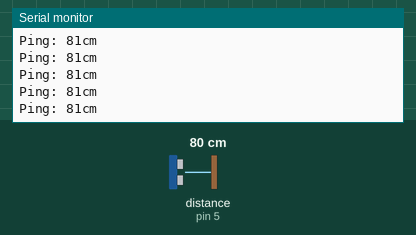
A sketch run on a simulated Arduino Uno, built with avr-gcc and run on an emulated ATmega328P. Parts: the last lines printed to the serial monitor. The inputs (shaded band) are chosen by the test bench; at power-on: distance to the obstacle (sensor on pin 5) 80 cm. The echo pulse lasts 58.3 µs per cm.

Above: at 1.2 s.
1.3 s: distance to the obstacle (sensor on pin 5) set to 2 cm
At 1.34 s:
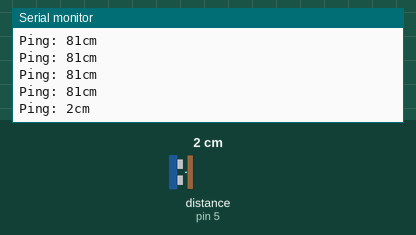
2.8 s: distance to the obstacle (sensor on pin 5) set to 60 cm
At 2.87 s:
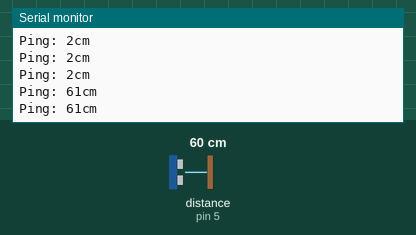
Timing chart, 0 to 5.8 s (numbered marks = the images above; inputs shaded):
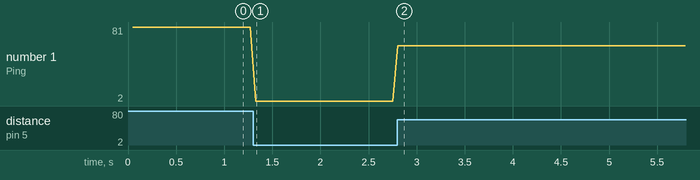

The sketch:

sketch_sep18a.ino
```cpp
#include <NewPing.h>


#define TRIGGER_PIN  4


#define ECHO_PIN     5
#define MAX_DISTANCE 200


NewPing sonar(TRIGGER_PIN, ECHO_PIN, MAX_DISTANCE);


void setup() {


  Serial.begin(9600);


}


void loop() {


  delay(50);


  Serial.print("Ping: ");


  Serial.print(sonar.ping_cm());


  Serial.println("cm");


}
```

Measured:
- after the input at 1.3 s, the serial monitor: prints a new line at once (image 1)
- after the input at 2.8 s, the serial monitor: prints a new line at once (image 2)
- plotted number 1: 81 → 2 after the input at 1.3 s, 2 → 61 after the input at 2.8 s
